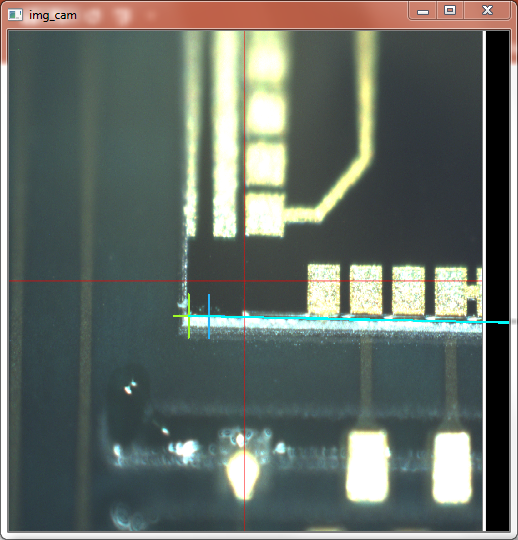
#> input picture example/out_1.PNG, 518 x 540 px, given in place of in_1.png, which was not available
$ python image_comparison_maker.py
#> lines starting #> are read from the running program, lines starting #| are printed output that depends on the picture; pictures that were not available may be replaced by others from this repository, and a replacement may not be noted
# combined two images side by side and scales the larger to match the smaller

from PIL import Image


for identifier in range(1,7):

	image1 = Image.open('in_{}.png'.format(str(identifier)))
#> image1 is the input picture: PIL image 518x540 RGBA; mean R, G, B, A 101.2, 109.3, 102.8, 255
	image2 = Image.open('out_{}.png'.format(str(identifier)))

	image1_size = image1.size
#> image1_size = (518, 540)
	image2_size = image2.size
#> image2_size = (518, 540)

	if(image2_size[1]>image1_size[1]):
		Yscalar = image1.size[1]/image2.size[1]
		image2 = image2.resize((int(image2.size[0]*Yscalar), int(image2.size[1]*Yscalar)))
		image2_size = image2.size

	else:
		Yscalar = image2.size[1]/image1.size[1]
#> Yscalar = 1
		image1 = image1.resize((int(image1.size[0]*Yscalar), int(image1.size[1]*Yscalar)))
		image1_size = image1.size


	new_image = Image.new('RGB',(image1_size[0]+image2_size[0], image1_size[1]), (250,250,250))
#> new_image: PIL image 1036x540 RGB; every value is 250

	new_image.paste(image1,(0,0))
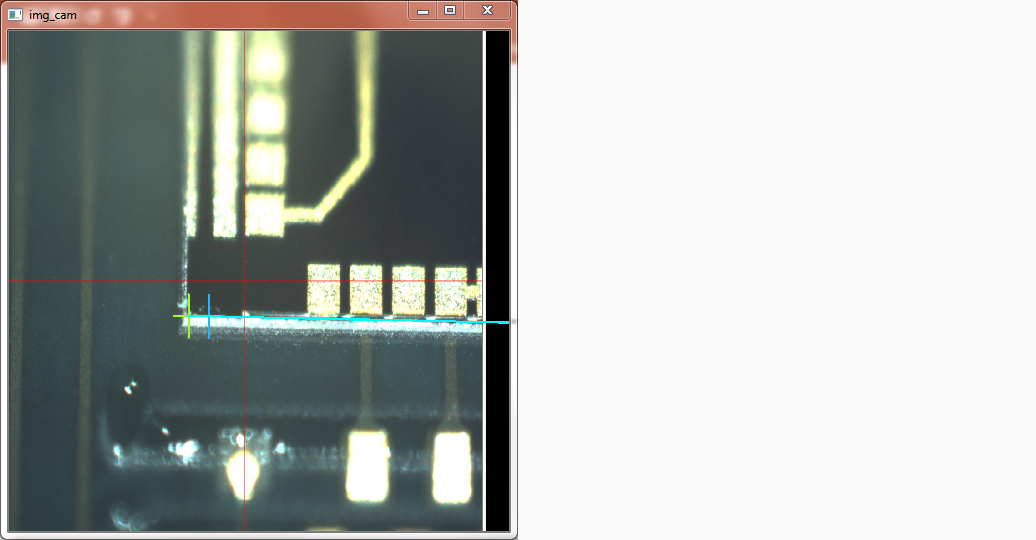
#> new_image: PIL image 1036x540 RGB; mean R, G, B 175.6, 179.7, 176.4
	new_image.paste(image2,(image1_size[0],0))
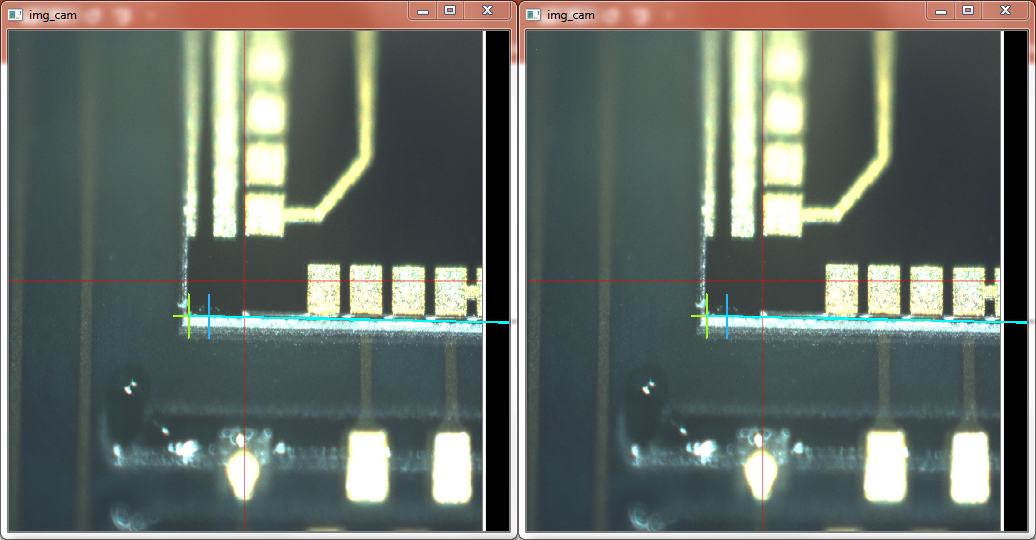
#> new_image: PIL image 1036x540 RGB; mean R, G, B 101.2, 109.3, 102.8
	new_image.save("comparison_{}.png".format(str(identifier)),"PNG")
#> pass 2 of the loop `for identifier in range(1,7):`:
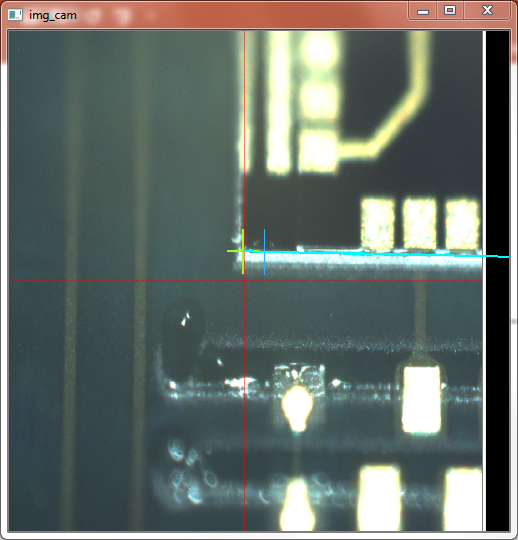
#> input picture example/out_2.PNG, 518 x 540 px, given in place of in_2.png, which was not available
#> image1 is the input picture: PIL image 518x540 RGBA; mean R, G, B, A 101.9, 111.8, 105.8, 255
#> `new_image.paste(image1,(0,0))`:
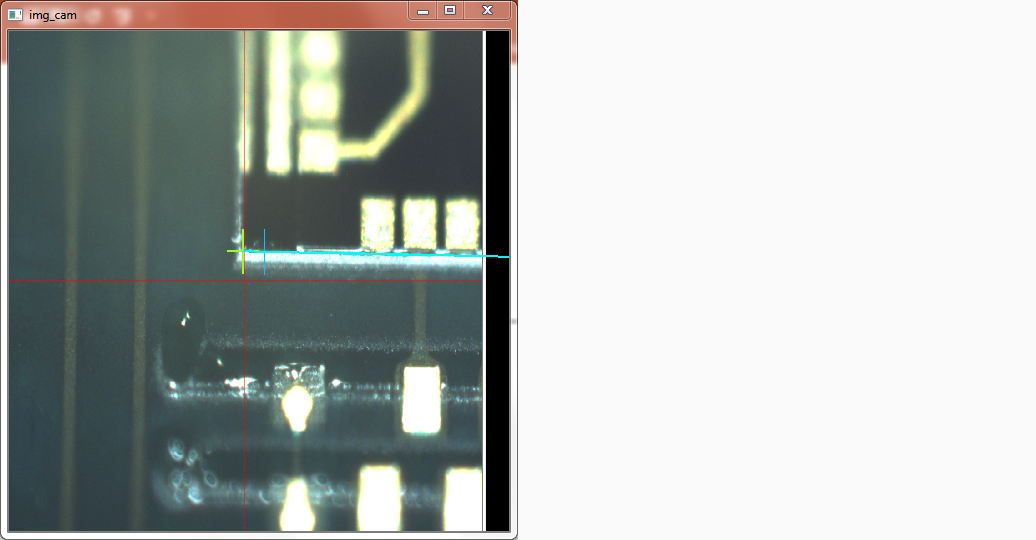
#> new_image: PIL image 1036x540 RGB; mean R, G, B 175.9, 180.9, 177.9
#> `new_image.paste(image2,(image1_size[0],0))`:
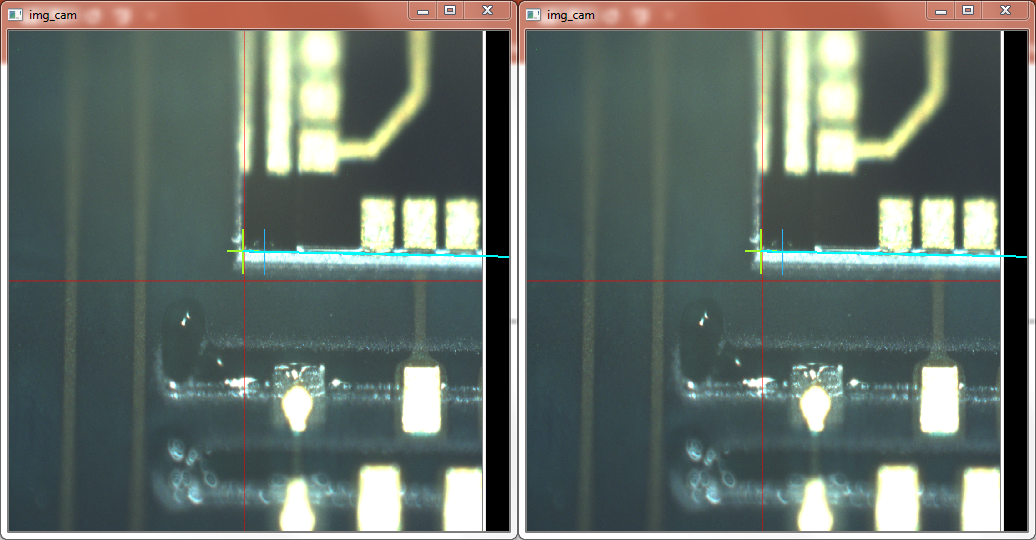
#> new_image: PIL image 1036x540 RGB; mean R, G, B 101.9, 111.8, 105.8
#> pass 3 of the loop `for identifier in range(1,7):`:
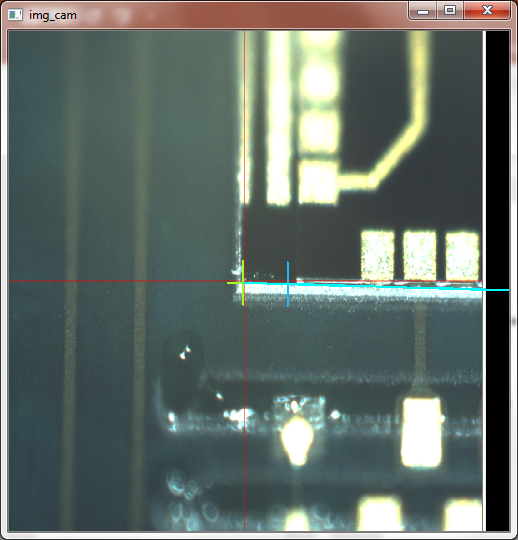
#> input picture example/out_3.PNG, 518 x 540 px, found by its file name
#> image2 is the input picture: PIL image 518x540 RGBA; mean R, G, B, A 100, 111.6, 105.7, 255
#> `new_image.paste(image2,(image1_size[0],0))`:
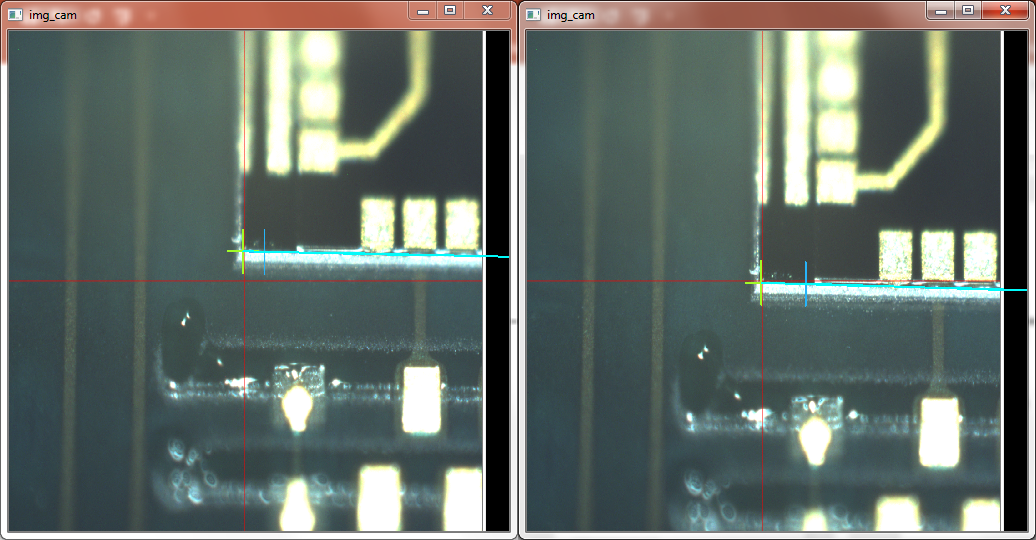
#> new_image: PIL image 1036x540 RGB; mean R, G, B 100.9, 111.7, 105.7
#> (the run stopped early here; a loop or call above may not have finished)
